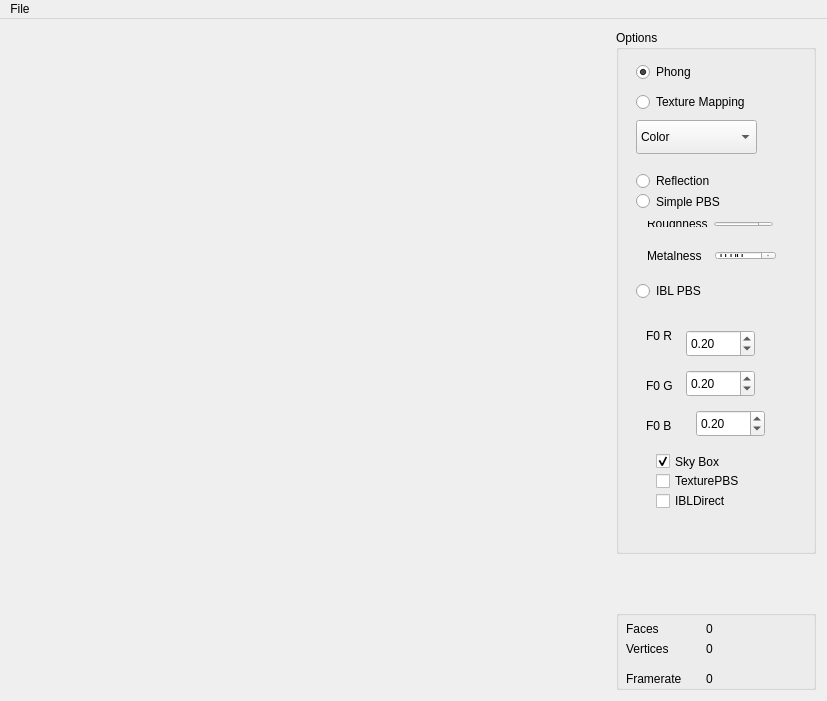
<?xml version="1.0" encoding="UTF-8"?>
<ui version="4.0">
 <class>MainWindow</class>
 <widget class="QMainWindow" name="MainWindow">
  <property name="geometry">
   <rect>
    <x>0</x>
    <y>0</y>
    <width>827</width>
    <height>701</height>
   </rect>
  </property>
  <property name="minimumSize">
   <size>
    <width>827</width>
    <height>618</height>
   </size>
  </property>
  <property name="baseSize">
   <size>
    <width>600</width>
    <height>600</height>
   </size>
  </property>
  <property name="windowTitle">
   <string>MainWindow</string>
  </property>
  <widget class="QWidget" name="Widget">
   <property name="minimumSize">
    <size>
     <width>827</width>
     <height>0</height>
    </size>
   </property>
   <property name="baseSize">
    <size>
     <width>600</width>
     <height>600</height>
    </size>
   </property>
   <layout class="QHBoxLayout" name="horizontalLayout">
    <item>
     <widget class="GLWidget" name="glwidget" native="true">
      <property name="minimumSize">
       <size>
        <width>600</width>
        <height>600</height>
       </size>
      </property>
      <property name="maximumSize">
       <size>
        <width>16777215</width>
        <height>16777215</height>
       </size>
      </property>
      <property name="baseSize">
       <size>
        <width>600</width>
        <height>600</height>
       </size>
      </property>
     </widget>
    </item>
    <item>
     <layout class="QVBoxLayout" name="Configuration">
      <item>
       <widget class="QGroupBox" name="TreeOptions">
        <property name="minimumSize">
         <size>
          <width>200</width>
          <height>0</height>
         </size>
        </property>
        <property name="maximumSize">
         <size>
          <width>200</width>
          <height>16777215</height>
         </size>
        </property>
        <property name="title">
         <string>Options</string>
        </property>
        <widget class="QRadioButton" name="radio_reflection">
         <property name="geometry">
          <rect>
           <x>20</x>
           <y>140</y>
           <width>117</width>
           <height>22</height>
          </rect>
         </property>
         <property name="text">
          <string>Reflection</string>
         </property>
         <property name="checked">
          <bool>false</bool>
         </property>
        </widget>
        <widget class="QRadioButton" name="radio_iblpbs">
         <property name="geometry">
          <rect>
           <x>20</x>
           <y>250</y>
           <width>117</width>
           <height>22</height>
          </rect>
         </property>
         <property name="text">
          <string>IBL PBS</string>
         </property>
        </widget>
        <widget class="QDoubleSpinBox" name="spin_f0r">
         <property name="geometry">
          <rect>
           <x>70</x>
           <y>300</y>
           <width>69</width>
           <height>27</height>
          </rect>
         </property>
         <property name="maximum">
          <double>2.000000000000000</double>
         </property>
         <property name="singleStep">
          <double>0.050000000000000</double>
         </property>
         <property name="value">
          <double>0.200000000000000</double>
         </property>
        </widget>
        <widget class="QDoubleSpinBox" name="spin_f0g">
         <property name="geometry">
          <rect>
           <x>70</x>
           <y>340</y>
           <width>69</width>
           <height>27</height>
          </rect>
         </property>
         <property name="maximum">
          <double>2.000000000000000</double>
         </property>
         <property name="singleStep">
          <double>0.050000000000000</double>
         </property>
         <property name="value">
          <double>0.200000000000000</double>
         </property>
        </widget>
        <widget class="QDoubleSpinBox" name="spin_f0b">
         <property name="geometry">
          <rect>
           <x>80</x>
           <y>380</y>
           <width>69</width>
           <height>27</height>
          </rect>
         </property>
         <property name="maximum">
          <double>2.000000000000000</double>
         </property>
         <property name="singleStep">
          <double>0.050000000000000</double>
         </property>
         <property name="value">
          <double>0.200000000000000</double>
         </property>
        </widget>
        <widget class="QLabel" name="label">
         <property name="geometry">
          <rect>
           <x>30</x>
           <y>290</y>
           <width>31</width>
           <height>31</height>
          </rect>
         </property>
         <property name="text">
          <string>F0 R</string>
         </property>
        </widget>
        <widget class="QLabel" name="label_2">
         <property name="geometry">
          <rect>
           <x>30</x>
           <y>340</y>
           <width>31</width>
           <height>31</height>
          </rect>
         </property>
         <property name="text">
          <string>F0 G</string>
         </property>
        </widget>
        <widget class="QLabel" name="label_3">
         <property name="geometry">
          <rect>
           <x>30</x>
           <y>380</y>
           <width>31</width>
           <height>31</height>
          </rect>
         </property>
         <property name="text">
          <string>F0 B</string>
         </property>
        </widget>
        <widget class="QRadioButton" name="radio_phong">
         <property name="geometry">
          <rect>
           <x>20</x>
           <y>30</y>
           <width>111</width>
           <height>24</height>
          </rect>
         </property>
         <property name="text">
          <string>Phong</string>
         </property>
         <property name="checked">
          <bool>true</bool>
         </property>
        </widget>
        <widget class="QRadioButton" name="radio_texMap">
         <property name="geometry">
          <rect>
           <x>20</x>
           <y>60</y>
           <width>151</width>
           <height>24</height>
          </rect>
         </property>
         <property name="text">
          <string>Texture Mapping</string>
         </property>
        </widget>
        <widget class="QComboBox" name="combo_tex">
         <property name="geometry">
          <rect>
           <x>20</x>
           <y>90</y>
           <width>121</width>
           <height>34</height>
          </rect>
         </property>
         <item>
          <property name="text">
           <string>Color</string>
          </property>
         </item>
         <item>
          <property name="text">
           <string>Roughness</string>
          </property>
         </item>
         <item>
          <property name="text">
           <string>Metalness</string>
          </property>
         </item>
        </widget>
        <widget class="QRadioButton" name="radio_pbs">
         <property name="geometry">
          <rect>
           <x>20</x>
           <y>160</y>
           <width>112</width>
           <height>23</height>
          </rect>
         </property>
         <property name="text">
          <string>Simple PBS</string>
         </property>
        </widget>
        <widget class="QCheckBox" name="check_sky">
         <property name="geometry">
          <rect>
           <x>40</x>
           <y>420</y>
           <width>92</width>
           <height>23</height>
          </rect>
         </property>
         <property name="text">
          <string>Sky Box</string>
         </property>
         <property name="checked">
          <bool>true</bool>
         </property>
        </widget>
        <widget class="QWidget" name="horizontalLayoutWidget">
         <property name="geometry">
          <rect>
           <x>20</x>
           <y>180</y>
           <width>148</width>
           <height>28</height>
          </rect>
         </property>
         <layout class="QHBoxLayout" name="horizontalLayout_2">
          <item>
           <widget class="QLabel" name="label_4">
            <property name="text">
             <string>Roughness</string>
            </property>
           </widget>
          </item>
          <item>
           <widget class="QDoubleSpinBox" name="dspin_rough">
            <property name="maximum">
             <double>1.000000000000000</double>
            </property>
            <property name="singleStep">
             <double>0.050000000000000</double>
            </property>
           </widget>
          </item>
         </layout>
        </widget>
        <widget class="QWidget" name="horizontalLayoutWidget_2">
         <property name="geometry">
          <rect>
           <x>20</x>
           <y>210</y>
           <width>151</width>
           <height>31</height>
          </rect>
         </property>
         <layout class="QHBoxLayout" name="horizontalLayout_3">
          <item>
           <widget class="QLabel" name="label_5">
            <property name="text">
             <string>Metalness</string>
            </property>
           </widget>
          </item>
          <item>
           <widget class="QDoubleSpinBox" name="dspin_metal">
            <property name="maximum">
             <double>1.000000000000000</double>
            </property>
            <property name="singleStep">
             <double>0.050000000000000</double>
            </property>
           </widget>
          </item>
         </layout>
        </widget>
        <widget class="QCheckBox" name="check_tpbs">
         <property name="geometry">
          <rect>
           <x>40</x>
           <y>440</y>
           <width>119</width>
           <height>22</height>
          </rect>
         </property>
         <property name="text">
          <string>TexturePBS</string>
         </property>
        </widget>
        <widget class="QCheckBox" name="check_direct">
         <property name="geometry">
          <rect>
           <x>40</x>
           <y>460</y>
           <width>111</width>
           <height>22</height>
          </rect>
         </property>
         <property name="text">
          <string>IBLDirect</string>
         </property>
        </widget>
       </widget>
      </item>
      <item>
       <spacer name="Spacer">
        <property name="orientation">
         <enum>Qt::Orientation::Vertical</enum>
        </property>
        <property name="sizeType">
         <enum>QSizePolicy::Policy::Maximum</enum>
        </property>
        <property name="sizeHint" stdset="0">
         <size>
          <width>50</width>
          <height>50</height>
         </size>
        </property>
       </spacer>
      </item>
      <item>
       <widget class="QGroupBox" name="RenderOptions">
        <property name="sizePolicy">
         <sizepolicy hsizetype="Minimum" vsizetype="Minimum">
          <horstretch>0</horstretch>
          <verstretch>0</verstretch>
         </sizepolicy>
        </property>
        <property name="maximumSize">
         <size>
          <width>200</width>
          <height>80</height>
         </size>
        </property>
        <property name="baseSize">
         <size>
          <width>0</width>
          <height>100</height>
         </size>
        </property>
        <property name="title">
         <string/>
        </property>
        <widget class="QLabel" name="Label_NumFaces">
         <property name="geometry">
          <rect>
           <x>90</x>
           <y>10</y>
           <width>91</width>
           <height>17</height>
          </rect>
         </property>
         <property name="text">
          <string>0</string>
         </property>
        </widget>
        <widget class="QLabel" name="Label_Faces">
         <property name="geometry">
          <rect>
           <x>10</x>
           <y>10</y>
           <width>67</width>
           <height>17</height>
          </rect>
         </property>
         <property name="text">
          <string>Faces</string>
         </property>
        </widget>
        <widget class="QLabel" name="Label_Vertices">
         <property name="geometry">
          <rect>
           <x>10</x>
           <y>30</y>
           <width>67</width>
           <height>17</height>
          </rect>
         </property>
         <property name="text">
          <string>Vertices</string>
         </property>
        </widget>
        <widget class="QLabel" name="Label_NumVertices">
         <property name="geometry">
          <rect>
           <x>90</x>
           <y>30</y>
           <width>91</width>
           <height>17</height>
          </rect>
         </property>
         <property name="text">
          <string>0</string>
         </property>
        </widget>
        <widget class="QLabel" name="Label_Framerate">
         <property name="geometry">
          <rect>
           <x>10</x>
           <y>60</y>
           <width>71</width>
           <height>17</height>
          </rect>
         </property>
         <property name="text">
          <string>Framerate</string>
         </property>
        </widget>
        <widget class="QLabel" name="Label_NumFramerate">
         <property name="geometry">
          <rect>
           <x>90</x>
           <y>60</y>
           <width>91</width>
           <height>17</height>
          </rect>
         </property>
         <property name="text">
          <string>0</string>
         </property>
        </widget>
       </widget>
      </item>
     </layout>
    </item>
   </layout>
  </widget>
  <widget class="QMenuBar" name="menuBar">
   <property name="geometry">
    <rect>
     <x>0</x>
     <y>0</y>
     <width>827</width>
     <height>21</height>
    </rect>
   </property>
   <widget class="QMenu" name="menuFile">
    <property name="title">
     <string>File</string>
    </property>
    <addaction name="actionLoad"/>
    <addaction name="separator"/>
    <addaction name="actionLoad_Specular"/>
    <addaction name="actionLoad_Diffuse"/>
    <addaction name="separator"/>
    <addaction name="actionLoad_Color"/>
    <addaction name="actionLoad_Roughness"/>
    <addaction name="actionLoad_Metalness"/>
    <addaction name="separator"/>
    <addaction name="actionQuit"/>
   </widget>
   <addaction name="menuFile"/>
  </widget>
  <action name="actionQuit">
   <property name="text">
    <string>Quit</string>
   </property>
  </action>
  <action name="actionLoad">
   <property name="text">
    <string>Load Model...</string>
   </property>
  </action>
  <action name="actionLoad_Specular">
   <property name="text">
    <string>Load Specular/Sky...</string>
   </property>
  </action>
  <action name="actionLoad_Diffuse">
   <property name="text">
    <string>Load Diffuse...</string>
   </property>
  </action>
  <action name="actionLoad_Color">
   <property name="text">
    <string>Load Color...</string>
   </property>
  </action>
  <action name="actionLoad_Roughness">
   <property name="text">
    <string>Load Roughness...</string>
   </property>
  </action>
  <action name="actionLoad_Metalness">
   <property name="text">
    <string>Load Metalness...</string>
   </property>
  </action>
 </widget>
 <layoutdefault spacing="6" margin="11"/>
 <customwidgets>
  <customwidget>
   <class>GLWidget</class>
   <extends>QWidget</extends>
   <header>glwidget.h</header>
   <container>1</container>
   <slots>
    <signal>SetFaces(QString)</signal>
    <signal>SetVertices(QString)</signal>
    <signal>SetFramerate(QString)</signal>
    <slot>SetReflection(bool)</slot>
    <slot>SetPBS(bool)</slot>
    <slot>SetFresnelB(double)</slot>
    <slot>SetFresnelG(double)</slot>
    <slot>SetFresnelR(double)</slot>
    <slot>SetPhong(bool)</slot>
    <slot>SetTexMap(bool)</slot>
    <slot>SetCurrentTexture(int)</slot>
    <slot>SetIBLPBS(bool)</slot>
    <slot>SetSkyVisible(bool)</slot>
    <slot>SetRoughness(double)</slot>
    <slot>SetMetalness(double)</slot>
    <slot>SetPBSTexture(bool)</slot>
    <slot>SetIBLDirectLight(bool)</slot>
   </slots>
  </customwidget>
 </customwidgets>
 <resources/>
 <connections>
  <connection>
   <sender>glwidget</sender>
   <signal>SetFaces(QString)</signal>
   <receiver>Label_NumFaces</receiver>
   <slot>setText(QString)</slot>
   <hints>
    <hint type="sourcelabel">
     <x>569</x>
     <y>566</y>
    </hint>
    <hint type="destinationlabel">
     <x>796</x>
     <y>694</y>
    </hint>
   </hints>
  </connection>
  <connection>
   <sender>glwidget</sender>
   <signal>SetVertices(QString)</signal>
   <receiver>Label_NumVertices</receiver>
   <slot>setText(QString)</slot>
   <hints>
    <hint type="sourcelabel">
     <x>593</x>
     <y>587</y>
    </hint>
    <hint type="destinationlabel">
     <x>796</x>
     <y>714</y>
    </hint>
   </hints>
  </connection>
  <connection>
   <sender>glwidget</sender>
   <signal>SetFramerate(QString)</signal>
   <receiver>Label_NumFramerate</receiver>
   <slot>setText(QString)</slot>
   <hints>
    <hint type="sourcelabel">
     <x>607</x>
     <y>623</y>
    </hint>
    <hint type="destinationlabel">
     <x>760</x>
     <y>744</y>
    </hint>
   </hints>
  </connection>
  <connection>
   <sender>radio_reflection</sender>
   <signal>clicked(bool)</signal>
   <receiver>glwidget</receiver>
   <slot>SetReflection(bool)</slot>
   <hints>
    <hint type="sourcelabel">
     <x>752</x>
     <y>192</y>
    </hint>
    <hint type="destinationlabel">
     <x>434</x>
     <y>75</y>
    </hint>
   </hints>
  </connection>
  <connection>
   <sender>radio_iblpbs</sender>
   <signal>clicked(bool)</signal>
   <receiver>glwidget</receiver>
   <slot>SetIBLPBS(bool)</slot>
   <hints>
    <hint type="sourcelabel">
     <x>752</x>
     <y>281</y>
    </hint>
    <hint type="destinationlabel">
     <x>539</x>
     <y>106</y>
    </hint>
   </hints>
  </connection>
  <connection>
   <sender>spin_f0b</sender>
   <signal>valueChanged(double)</signal>
   <receiver>glwidget</receiver>
   <slot>SetFresnelB(double)</slot>
   <hints>
    <hint type="sourcelabel">
     <x>764</x>
     <y>411</y>
    </hint>
    <hint type="destinationlabel">
     <x>520</x>
     <y>207</y>
    </hint>
   </hints>
  </connection>
  <connection>
   <sender>spin_f0g</sender>
   <signal>valueChanged(double)</signal>
   <receiver>glwidget</receiver>
   <slot>SetFresnelG(double)</slot>
   <hints>
    <hint type="sourcelabel">
     <x>754</x>
     <y>371</y>
    </hint>
    <hint type="destinationlabel">
     <x>559</x>
     <y>165</y>
    </hint>
   </hints>
  </connection>
  <connection>
   <sender>spin_f0r</sender>
   <signal>valueChanged(double)</signal>
   <receiver>glwidget</receiver>
   <slot>SetFresnelR(double)</slot>
   <hints>
    <hint type="sourcelabel">
     <x>754</x>
     <y>331</y>
    </hint>
    <hint type="destinationlabel">
     <x>547</x>
     <y>127</y>
    </hint>
   </hints>
  </connection>
  <connection>
   <sender>radio_phong</sender>
   <signal>clicked(bool)</signal>
   <receiver>glwidget</receiver>
   <slot>SetPhong(bool)</slot>
   <hints>
    <hint type="sourcelabel">
     <x>691</x>
     <y>73</y>
    </hint>
    <hint type="destinationlabel">
     <x>308</x>
     <y>330</y>
    </hint>
   </hints>
  </connection>
  <connection>
   <sender>radio_texMap</sender>
   <signal>clicked(bool)</signal>
   <receiver>glwidget</receiver>
   <slot>SetTexMap(bool)</slot>
   <hints>
    <hint type="sourcelabel">
     <x>711</x>
     <y>113</y>
    </hint>
    <hint type="destinationlabel">
     <x>308</x>
     <y>330</y>
    </hint>
   </hints>
  </connection>
  <connection>
   <sender>combo_tex</sender>
   <signal>currentIndexChanged(int)</signal>
   <receiver>glwidget</receiver>
   <slot>SetCurrentTexture(int)</slot>
   <hints>
    <hint type="sourcelabel">
     <x>672</x>
     <y>147</y>
    </hint>
    <hint type="destinationlabel">
     <x>330</x>
     <y>265</y>
    </hint>
   </hints>
  </connection>
  <connection>
   <sender>radio_pbs</sender>
   <signal>clicked(bool)</signal>
   <receiver>glwidget</receiver>
   <slot>SetPBS(bool)</slot>
   <hints>
    <hint type="sourcelabel">
     <x>747</x>
     <y>213</y>
    </hint>
    <hint type="destinationlabel">
     <x>308</x>
     <y>330</y>
    </hint>
   </hints>
  </connection>
  <connection>
   <sender>check_sky</sender>
   <signal>clicked(bool)</signal>
   <receiver>glwidget</receiver>
   <slot>SetSkyVisible(bool)</slot>
   <hints>
    <hint type="sourcelabel">
     <x>701</x>
     <y>463</y>
    </hint>
    <hint type="destinationlabel">
     <x>308</x>
     <y>330</y>
    </hint>
   </hints>
  </connection>
  <connection>
   <sender>dspin_metal</sender>
   <signal>valueChanged(double)</signal>
   <receiver>glwidget</receiver>
   <slot>SetMetalness(double)</slot>
   <hints>
    <hint type="sourcelabel">
     <x>746</x>
     <y>256</y>
    </hint>
    <hint type="destinationlabel">
     <x>308</x>
     <y>330</y>
    </hint>
   </hints>
  </connection>
  <connection>
   <sender>dspin_rough</sender>
   <signal>valueChanged(double)</signal>
   <receiver>glwidget</receiver>
   <slot>SetRoughness(double)</slot>
   <hints>
    <hint type="sourcelabel">
     <x>750</x>
     <y>225</y>
    </hint>
    <hint type="destinationlabel">
     <x>308</x>
     <y>330</y>
    </hint>
   </hints>
  </connection>
  <connection>
   <sender>check_tpbs</sender>
   <signal>clicked(bool)</signal>
   <receiver>glwidget</receiver>
   <slot>SetPBSTexture(bool)</slot>
   <hints>
    <hint type="sourcelabel">
     <x>715</x>
     <y>481</y>
    </hint>
    <hint type="destinationlabel">
     <x>308</x>
     <y>430</y>
    </hint>
   </hints>
  </connection>
  <connection>
   <sender>check_direct</sender>
   <signal>clicked(bool)</signal>
   <receiver>glwidget</receiver>
   <slot>SetIBLDirectLight(bool)</slot>
   <hints>
    <hint type="sourcelabel">
     <x>711</x>
     <y>501</y>
    </hint>
    <hint type="destinationlabel">
     <x>308</x>
     <y>430</y>
    </hint>
   </hints>
  </connection>
 </connections>
 <slots>
  <signal>updated_plane(double,double,double,double,bool)</signal>
  <slot>toggle_transfer_function_dialog()</slot>
 </slots>
</ui>
